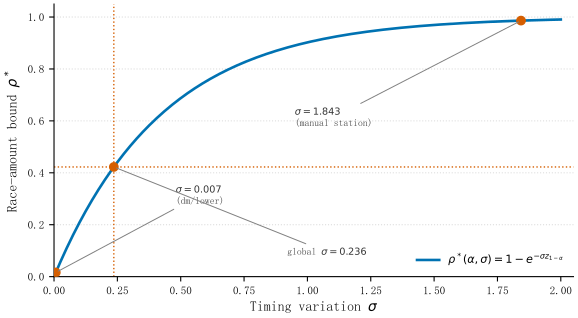

Write the Python code that produced this figure.
# -*- coding: utf-8 -*-
"""rho*(sigma) curve; global sigma and extreme groups marked."""
from __future__ import print_function, division

import os
import sys

import numpy as np
import matplotlib.pyplot as plt

HERE = os.path.dirname(os.path.abspath(__file__))
sys.path.insert(0, HERE)

from _style import (  # noqa: E402
    FP_TINY, C_OURS, C_LAB, C_TIME, C_LINE, apply_style, save, set_cjk, legend,
)


def main():
    apply_style()
    z = 2.326347874
    sig = np.linspace(0.0, 2.0, 400)
    rho = 1.0 - np.exp(-sig * z)

    fig, ax = plt.subplots(figsize=(6.0, 3.4))
    ax.plot(sig, rho, color=C_OURS, linewidth=1.9, zorder=2,
            label=u"$\\rho^*(\\alpha,\\sigma)=1-e^{-\\sigma z_{1-\\alpha}}$")
    marks = [
        (0.007, 1.0 - np.exp(-0.007 * z), u"$\\sigma{=}0.007$\n(dm/lower)"),
        (0.236, 1.0 - np.exp(-0.236 * z), u"global $\\sigma{=}0.236$"),
        (1.843, 1.0 - np.exp(-1.843 * z), u"$\\sigma{=}1.843$\n(manual station)"),
    ]
    ax.axvline(0.236, color=C_TIME, linestyle=":", linewidth=1.0, zorder=1)
    ax.axhline(1.0 - np.exp(-0.236 * z), color=C_TIME, linestyle=":",
               linewidth=1.0, zorder=1)
    for s, r, lab in marks:
        ax.plot(s, r, "o", color=C_TIME, markersize=6, zorder=3)
    ax.annotate(marks[0][2], xy=(marks[0][0], marks[0][1]),
                xytext=(0.48, 0.28), fontproperties=FP_TINY, color=C_LINE,
                arrowprops=dict(arrowstyle="-", color=C_LAB, lw=0.7))
    ax.annotate(marks[1][2], xy=(marks[1][0], marks[1][1]),
                xytext=(0.92, 0.08), fontproperties=FP_TINY, color=C_LINE,
                arrowprops=dict(arrowstyle="-", color=C_LAB, lw=0.7))
    ax.annotate(marks[2][2], xy=(marks[2][0], marks[2][1]),
                xytext=(0.95, 0.58), fontproperties=FP_TINY, color=C_LINE,
                arrowprops=dict(arrowstyle="-", color=C_LAB, lw=0.7))
    ax.set_xlim(0.0, 2.05)
    ax.set_ylim(0.0, 1.05)
    ax.yaxis.grid(True, linestyle=":", color="#DDDDDD")
    ax.set_axisbelow(True)
    set_cjk(ax, xlabel=r"Timing variation $\sigma$",
            ylabel=r"Race-amount bound $\rho^*$")
    legend(ax, loc="lower right")
    fig.tight_layout()
    save(fig, "fig_sigma")


if __name__ == "__main__":
    main()
